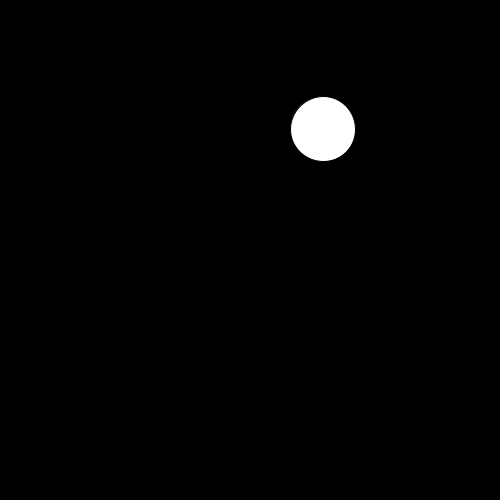
Frame 1 (no input)
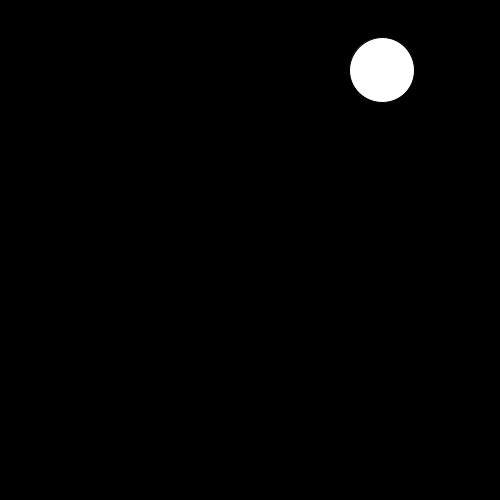
Frame 60 (the mouse pressed at the canvas centre just before this capture)
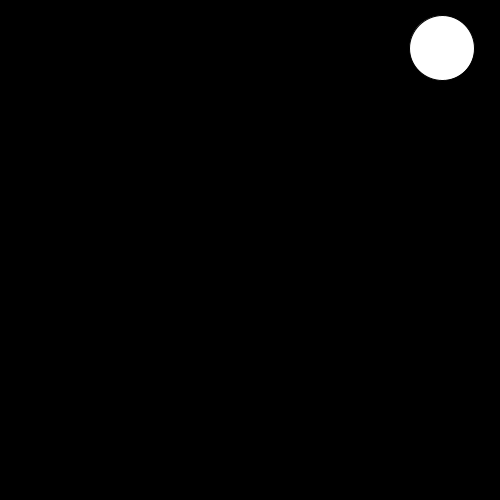
Frame 120 (the mouse held since frame 60 and released just before this capture)

The Processing sketch that drew these frames (run headless with seeded random() and noise(); from frame 60 on, the mouse is pressed at the canvas centre):

// Processing sketch: processing_82406
// ── processing_82406.pde

//Derek Kwong; mods 14/15
Ball bob;
void setup()
{ 
  bob= new Ball();
  size(500, 500);
  frameRate(150);
}
void draw()
{ 
  background(0);
  bob.show();
  bob.move();
  bob.bounce();
  redraw();
}
class Ball
{ 
  int x, y;
  boolean up, right;
  Ball()
  {
    x=int(random(500));
    y=int(random(500));
    up=true;
    right=true;
  }

  void move()
  { 
    if (up==true)
    {
      y--;
    }
    else
    {
      y++;
      
    }
    if (right==true)
    {
      x++;
    }
    else
    {
      x--;
    }
  }
  void bounce()
  { 
    if (x>470)
    {
      right=false;
    }
    if (x<30)
    {
      right=true;
    }
    if (y>470)
    {
      up=true;
    }
    if (y<30)
    {
      up=false;
    }
  }
  void show()
  { 
    smooth();
    fill(255);
    ellipse(x, y, 65, 65);    
  }
}
